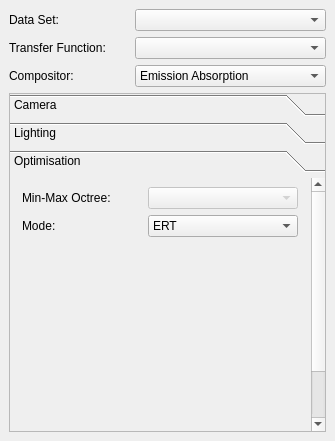
<?xml version="1.0" encoding="UTF-8"?>
<ui version="4.0">
 <class>SceneWidget</class>
 <widget class="QDockWidget" name="SceneWidget">
  <property name="geometry">
   <rect>
    <x>0</x>
    <y>0</y>
    <width>335</width>
    <height>441</height>
   </rect>
  </property>
  <property name="sizePolicy">
   <sizepolicy hsizetype="Preferred" vsizetype="Preferred">
    <horstretch>0</horstretch>
    <verstretch>0</verstretch>
   </sizepolicy>
  </property>
  <property name="minimumSize">
   <size>
    <width>300</width>
    <height>274</height>
   </size>
  </property>
  <property name="maximumSize">
   <size>
    <width>350</width>
    <height>524287</height>
   </size>
  </property>
  <property name="windowTitle">
   <string>Scene</string>
  </property>
  <widget class="QWidget" name="dockWidgetContents">
   <property name="sizePolicy">
    <sizepolicy hsizetype="Preferred" vsizetype="Expanding">
     <horstretch>0</horstretch>
     <verstretch>0</verstretch>
    </sizepolicy>
   </property>
   <layout class="QHBoxLayout" name="horizontalLayout_4">
    <item>
     <layout class="QVBoxLayout" name="verticalLayout_6">
      <property name="bottomMargin">
       <number>0</number>
      </property>
      <item>
       <layout class="QGridLayout" name="gridLayout">
        <item row="0" column="0">
         <widget class="QLabel" name="label">
          <property name="sizePolicy">
           <sizepolicy hsizetype="Preferred" vsizetype="Fixed">
            <horstretch>0</horstretch>
            <verstretch>0</verstretch>
           </sizepolicy>
          </property>
          <property name="minimumSize">
           <size>
            <width>100</width>
            <height>0</height>
           </size>
          </property>
          <property name="maximumSize">
           <size>
            <width>120</width>
            <height>16777215</height>
           </size>
          </property>
          <property name="text">
           <string>Data Set:</string>
          </property>
         </widget>
        </item>
        <item row="0" column="1">
         <widget class="QComboBox" name="dataSetCombo"/>
        </item>
        <item row="1" column="0">
         <widget class="QLabel" name="label_2">
          <property name="sizePolicy">
           <sizepolicy hsizetype="Preferred" vsizetype="Fixed">
            <horstretch>0</horstretch>
            <verstretch>0</verstretch>
           </sizepolicy>
          </property>
          <property name="minimumSize">
           <size>
            <width>100</width>
            <height>0</height>
           </size>
          </property>
          <property name="maximumSize">
           <size>
            <width>120</width>
            <height>16777215</height>
           </size>
          </property>
          <property name="text">
           <string>Transfer Function:</string>
          </property>
         </widget>
        </item>
        <item row="1" column="1">
         <widget class="QComboBox" name="transferFunctionCombo"/>
        </item>
        <item row="2" column="0">
         <widget class="QLabel" name="label_3">
          <property name="sizePolicy">
           <sizepolicy hsizetype="Preferred" vsizetype="Fixed">
            <horstretch>0</horstretch>
            <verstretch>0</verstretch>
           </sizepolicy>
          </property>
          <property name="minimumSize">
           <size>
            <width>100</width>
            <height>0</height>
           </size>
          </property>
          <property name="maximumSize">
           <size>
            <width>120</width>
            <height>16777215</height>
           </size>
          </property>
          <property name="text">
           <string>Compositor:</string>
          </property>
         </widget>
        </item>
        <item row="2" column="1">
         <widget class="QComboBox" name="compositingModeCombo">
          <item>
           <property name="text">
            <string>Emission Absorption</string>
           </property>
          </item>
          <item>
           <property name="text">
            <string>MIP</string>
           </property>
          </item>
         </widget>
        </item>
       </layout>
      </item>
      <item>
       <widget class="QToolBox" name="toolBox">
        <property name="sizePolicy">
         <sizepolicy hsizetype="Preferred" vsizetype="Expanding">
          <horstretch>0</horstretch>
          <verstretch>0</verstretch>
         </sizepolicy>
        </property>
        <property name="maximumSize">
         <size>
          <width>16777215</width>
          <height>16777215</height>
         </size>
        </property>
        <property name="frameShape">
         <enum>QFrame::StyledPanel</enum>
        </property>
        <property name="frameShadow">
         <enum>QFrame::Plain</enum>
        </property>
        <property name="currentIndex">
         <number>2</number>
        </property>
        <widget class="QWidget" name="cameraPage">
         <property name="geometry">
          <rect>
           <x>0</x>
           <y>0</y>
           <width>296</width>
           <height>353</height>
          </rect>
         </property>
         <property name="sizePolicy">
          <sizepolicy hsizetype="Preferred" vsizetype="Expanding">
           <horstretch>0</horstretch>
           <verstretch>0</verstretch>
          </sizepolicy>
         </property>
         <attribute name="label">
          <string>Camera</string>
         </attribute>
         <layout class="QVBoxLayout" name="verticalLayout_3">
          <item>
           <layout class="QGridLayout" name="gridLayout_2">
            <property name="bottomMargin">
             <number>250</number>
            </property>
            <property name="verticalSpacing">
             <number>12</number>
            </property>
            <item row="0" column="0">
             <widget class="QLabel" name="label_8">
              <property name="minimumSize">
               <size>
                <width>100</width>
                <height>0</height>
               </size>
              </property>
              <property name="text">
               <string>Camera Position (x,y,z):</string>
              </property>
             </widget>
            </item>
            <item row="0" column="1">
             <widget class="QLineEdit" name="cameraPosEdit"/>
            </item>
            <item row="1" column="0">
             <widget class="QLabel" name="label_9">
              <property name="minimumSize">
               <size>
                <width>100</width>
                <height>0</height>
               </size>
              </property>
              <property name="text">
               <string>Camera Target (x,y,z):</string>
              </property>
             </widget>
            </item>
            <item row="1" column="1">
             <widget class="QLineEdit" name="cameraTargetEdit"/>
            </item>
            <item row="2" column="0">
             <widget class="QLabel" name="label_10">
              <property name="minimumSize">
               <size>
                <width>100</width>
                <height>0</height>
               </size>
              </property>
              <property name="text">
               <string>Camera Fov (deg):</string>
              </property>
             </widget>
            </item>
            <item row="2" column="1">
             <widget class="QLineEdit" name="cameraFovEdit">
              <property name="maximumSize">
               <size>
                <width>100</width>
                <height>16777215</height>
               </size>
              </property>
             </widget>
            </item>
           </layout>
          </item>
         </layout>
        </widget>
        <widget class="QWidget" name="lightingPage">
         <property name="geometry">
          <rect>
           <x>0</x>
           <y>0</y>
           <width>296</width>
           <height>437</height>
          </rect>
         </property>
         <property name="sizePolicy">
          <sizepolicy hsizetype="Preferred" vsizetype="Expanding">
           <horstretch>0</horstretch>
           <verstretch>0</verstretch>
          </sizepolicy>
         </property>
         <attribute name="label">
          <string>Lighting</string>
         </attribute>
         <layout class="QVBoxLayout" name="verticalLayout_4">
          <item>
           <layout class="QVBoxLayout" name="verticalLayout_2">
            <property name="bottomMargin">
             <number>200</number>
            </property>
            <item>
             <widget class="QCheckBox" name="enableLightingCheck">
              <property name="minimumSize">
               <size>
                <width>100</width>
                <height>0</height>
               </size>
              </property>
              <property name="layoutDirection">
               <enum>Qt::RightToLeft</enum>
              </property>
              <property name="text">
               <string>Enable Lighting</string>
              </property>
             </widget>
            </item>
            <item>
             <layout class="QGridLayout" name="gridLayout_3">
              <property name="verticalSpacing">
               <number>12</number>
              </property>
              <item row="0" column="0" colspan="2">
               <layout class="QHBoxLayout" name="horizontalLayout">
                <item>
                 <widget class="QLabel" name="label_4">
                  <property name="minimumSize">
                   <size>
                    <width>100</width>
                    <height>0</height>
                   </size>
                  </property>
                  <property name="text">
                   <string>Ambient Colour:</string>
                  </property>
                 </widget>
                </item>
                <item>
                 <widget class="QPushButton" name="ambientButton">
                  <property name="enabled">
                   <bool>false</bool>
                  </property>
                  <property name="text">
                   <string>Choose...</string>
                  </property>
                 </widget>
                </item>
               </layout>
              </item>
              <item row="1" column="0" colspan="2">
               <layout class="QHBoxLayout" name="horizontalLayout_2">
                <item>
                 <widget class="QLabel" name="label_5">
                  <property name="minimumSize">
                   <size>
                    <width>100</width>
                    <height>0</height>
                   </size>
                  </property>
                  <property name="text">
                   <string>Diffuse Colour:</string>
                  </property>
                 </widget>
                </item>
                <item>
                 <widget class="QPushButton" name="diffuseButton">
                  <property name="enabled">
                   <bool>false</bool>
                  </property>
                  <property name="text">
                   <string>Choose...</string>
                  </property>
                 </widget>
                </item>
               </layout>
              </item>
              <item row="2" column="0" colspan="2">
               <layout class="QHBoxLayout" name="horizontalLayout_3">
                <item>
                 <widget class="QLabel" name="label_6">
                  <property name="minimumSize">
                   <size>
                    <width>100</width>
                    <height>0</height>
                   </size>
                  </property>
                  <property name="text">
                   <string>Specular Colour:</string>
                  </property>
                 </widget>
                </item>
                <item>
                 <widget class="QPushButton" name="specularButton">
                  <property name="enabled">
                   <bool>false</bool>
                  </property>
                  <property name="text">
                   <string>Choose...</string>
                  </property>
                 </widget>
                </item>
               </layout>
              </item>
              <item row="3" column="0">
               <widget class="QLabel" name="label_7">
                <property name="minimumSize">
                 <size>
                  <width>100</width>
                  <height>0</height>
                 </size>
                </property>
                <property name="text">
                 <string>Specular Exponent:</string>
                </property>
               </widget>
              </item>
              <item row="3" column="1">
               <widget class="QSlider" name="specularExponentSlider">
                <property name="enabled">
                 <bool>false</bool>
                </property>
                <property name="minimum">
                 <number>1</number>
                </property>
                <property name="maximum">
                 <number>512</number>
                </property>
                <property name="value">
                 <number>25</number>
                </property>
                <property name="orientation">
                 <enum>Qt::Horizontal</enum>
                </property>
               </widget>
              </item>
              <item row="4" column="0">
               <widget class="QLabel" name="label_13">
                <property name="minimumSize">
                 <size>
                  <width>100</width>
                  <height>0</height>
                 </size>
                </property>
                <property name="text">
                 <string>Light Position (x,y,z):</string>
                </property>
               </widget>
              </item>
              <item row="4" column="1">
               <widget class="QLineEdit" name="lightPositionEdit">
                <property name="enabled">
                 <bool>false</bool>
                </property>
               </widget>
              </item>
              <item row="5" column="0">
               <widget class="QLabel" name="label_14">
                <property name="minimumSize">
                 <size>
                  <width>100</width>
                  <height>0</height>
                 </size>
                </property>
                <property name="text">
                 <string>Light Radius:</string>
                </property>
               </widget>
              </item>
              <item row="5" column="1">
               <widget class="QSlider" name="lightRadiusEdit">
                <property name="enabled">
                 <bool>false</bool>
                </property>
                <property name="maximum">
                 <number>200</number>
                </property>
                <property name="orientation">
                 <enum>Qt::Horizontal</enum>
                </property>
               </widget>
              </item>
             </layout>
            </item>
           </layout>
          </item>
         </layout>
        </widget>
        <widget class="QWidget" name="optimisationPage">
         <property name="sizePolicy">
          <sizepolicy hsizetype="Preferred" vsizetype="Expanding">
           <horstretch>0</horstretch>
           <verstretch>0</verstretch>
          </sizepolicy>
         </property>
         <attribute name="label">
          <string>Optimisation</string>
         </attribute>
         <layout class="QVBoxLayout" name="verticalLayout">
          <item>
           <layout class="QGridLayout" name="gridLayout_4">
            <property name="bottomMargin">
             <number>250</number>
            </property>
            <item row="0" column="0">
             <layout class="QHBoxLayout" name="horizontalLayout_5">
              <item>
               <widget class="QLabel" name="modeLabel_2">
                <property name="maximumSize">
                 <size>
                  <width>120</width>
                  <height>16777215</height>
                 </size>
                </property>
                <property name="text">
                 <string>Min-Max Octree:</string>
                </property>
                <property name="alignment">
                 <set>Qt::AlignLeading|Qt::AlignLeft|Qt::AlignVCenter</set>
                </property>
                <property name="margin">
                 <number>0</number>
                </property>
               </widget>
              </item>
              <item>
               <widget class="QComboBox" name="octreeCombo">
                <property name="enabled">
                 <bool>false</bool>
                </property>
                <property name="sizePolicy">
                 <sizepolicy hsizetype="Preferred" vsizetype="Fixed">
                  <horstretch>0</horstretch>
                  <verstretch>0</verstretch>
                 </sizepolicy>
                </property>
                <property name="maximumSize">
                 <size>
                  <width>150</width>
                  <height>16777215</height>
                 </size>
                </property>
               </widget>
              </item>
             </layout>
            </item>
            <item row="1" column="0">
             <layout class="QHBoxLayout" name="horizontalLayout_6">
              <item>
               <widget class="QLabel" name="modeLabel">
                <property name="maximumSize">
                 <size>
                  <width>120</width>
                  <height>16777215</height>
                 </size>
                </property>
                <property name="text">
                 <string>Mode:</string>
                </property>
                <property name="alignment">
                 <set>Qt::AlignLeading|Qt::AlignLeft|Qt::AlignVCenter</set>
                </property>
               </widget>
              </item>
              <item>
               <widget class="QComboBox" name="optimisationsCombo">
                <property name="maximumSize">
                 <size>
                  <width>150</width>
                  <height>16777215</height>
                 </size>
                </property>
                <property name="currentIndex">
                 <number>1</number>
                </property>
                <item>
                 <property name="text">
                  <string>None</string>
                 </property>
                </item>
                <item>
                 <property name="text">
                  <string>ERT</string>
                 </property>
                </item>
                <item>
                 <property name="text">
                  <string>ESL</string>
                 </property>
                </item>
                <item>
                 <property name="text">
                  <string>ERT + ESL</string>
                 </property>
                </item>
               </widget>
              </item>
             </layout>
            </item>
           </layout>
          </item>
         </layout>
        </widget>
       </widget>
      </item>
     </layout>
    </item>
   </layout>
  </widget>
 </widget>
 <resources/>
 <connections/>
</ui>
